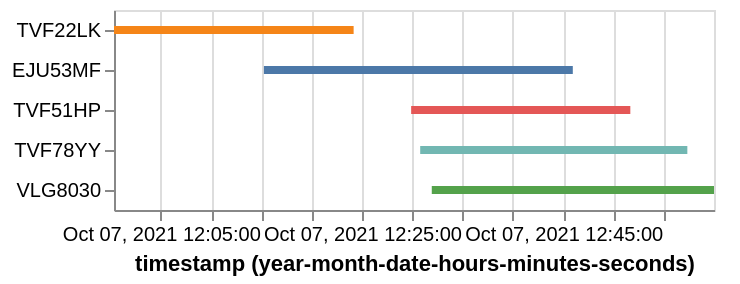

Notebook cell for this chart:
### Code cell
import altair as alt

# necessary line if you see an error about a maximum number of rows
alt.data_transformers.disable_max_rows()

alt.layer(
    *(
        flight.chart().encode(
            alt.Y("callsign", sort="x", title=None),
            alt.Color("callsign", legend=None),
        )
        for flight in subset
    )
).configure_line(strokeWidth=4)

### Figure 1 — Vega-Lite specification as saved in the notebook (floating-point values rounded to 4 significant figures; data arrays with more than 128 entries replaced by an {"elided": "..."} marker saying what was removed)
{"config": {"view": {"continuousWidth": 300, "continuousHeight": 300}, "line": {"strokeWidth": 4}}, "layer": [{"data": {"name": "data-71f1a7c632d8c5961956bc7b299520c4"}, "mark": {"type": "line"}, "encoding": {"color": {"field": "callsign", "legend": null, "type": "nominal"}, "x": {"field": "timestamp", "timeUnit": "utcyearmonthdatehoursminutesseconds", "type": "temporal"}, "y": {"field": "callsign", "sort": "x", "title": null, "type": "nominal"}}}, {"data": {"name": "data-bde9b41dba70b8826f514fe056b26b6f"}, "mark": {"type": "line"}, "encoding": {"color": {"field": "callsign", "legend": null, "type": "nominal"}, "x": {"field": "timestamp", "timeUnit": "utcyearmonthdatehoursminutesseconds", "type": "temporal"}, "y": {"field": "callsign", "sort": "x", "title": null, "type": "nominal"}}}, {"data": {"name": "data-de8d10f1006b7dfe10fe45022f27f0fa"}, "mark": {"type": "line"}, "encoding": {"color": {"field": "callsign", "legend": null, "type": "nominal"}, "x": {"field": "timestamp", "timeUnit": "utcyearmonthdatehoursminutesseconds", "type": "temporal"}, "y": {"field": "callsign", "sort": "x", "title": null, "type": "nominal"}}}, {"data": {"name": "data-09acef7a88563dfd8950b362c677e0d7"}, "mark": {"type": "line"}, "encoding": {"color": {"field": "callsign", "legend": null, "type": "nominal"}, "x": {"field": "timestamp", "timeUnit": "utcyearmonthdatehoursminutesseconds", "type": "temporal"}, "y": {"field": "callsign", "sort": "x", "title": null, "type": "nominal"}}}, {"data": {"name": "data-66be56aa2ac9dedc09fd1ea59ba70fde"}, "mark": {"type": "line"}, "encoding": {"color": {"field": "callsign", "legend": null, "type": "nominal"}, "x": {"field": "timestamp", "timeUnit": "utcyearmonthdatehoursminutesseconds", "type": "temporal"}, "y": {"field": "callsign", "sort": "x", "title": null, "type": "nominal"}}}], "$schema": "https://vega.github.io/schema/vega-lite/v5.20.1.json", "datasets": {"data-71f1a7c632d8c5961956bc7b299520c4": {"elided": "1683 records"}, "data-bde9b41dba70b8826f514fe056b26b6f": {"elided": "1430 records"}, "data-de8d10f1006b7dfe10fe45022f27f0fa": {"elided": "1308 records"}, "data-09acef7a88563dfd8950b362c677e0d7": {"elided": "1594 records"}, "data-66be56aa2ac9dedc09fd1ea59ba70fde": {"elided": "1843 records"}}}
